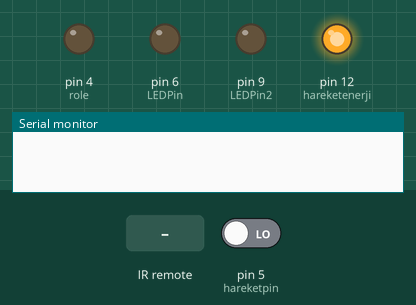
A sketch run on a simulated Arduino Uno, built with avr-gcc and run on an emulated ATmega328P. Shown: output pins drawn as LEDs (lit = HIGH), the last lines printed to the serial monitor. Dashed ring = blinking. Inputs (shaded band) come from the test bench; at power-on: pin 5 (hareketpin) LOW.

Above: at 1.2 s.
1.3 s: pin 5 (hareketpin) driven HIGH
At 1.45 s:
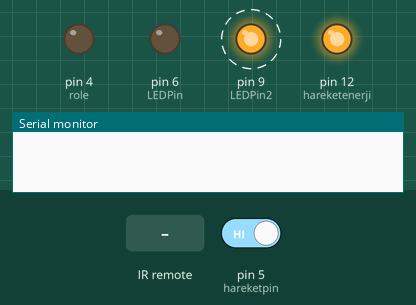
4.3 s: infrared code 0xFF22DD received
At 5.6 s:
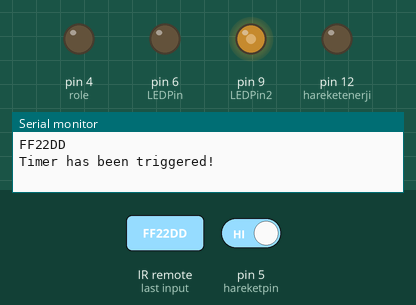
6.6 s: infrared code 0xFFA25D received
At 7.2 s:
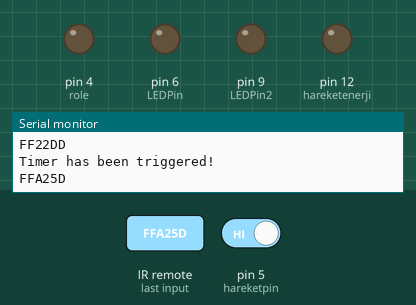
9.6 s: infrared code 0xFF629D received
At 11.14 s:
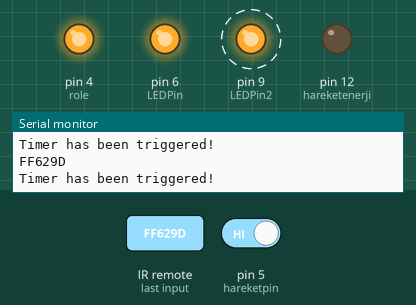
12.6 s: infrared code 0xFFE21D received
At 14.14 s:
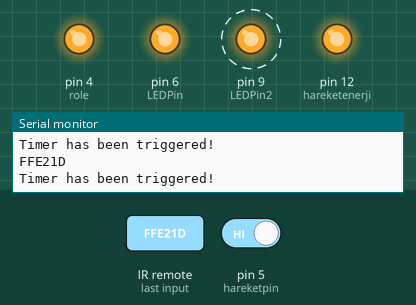
15.6 s: infrared code 0xFFA25D received
At 16.81 s:
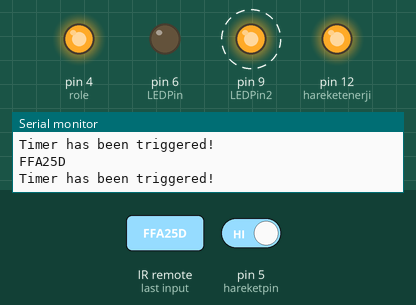
Timing chart, 0 to 19.6 s (numbered marks = the images above; inputs shaded):
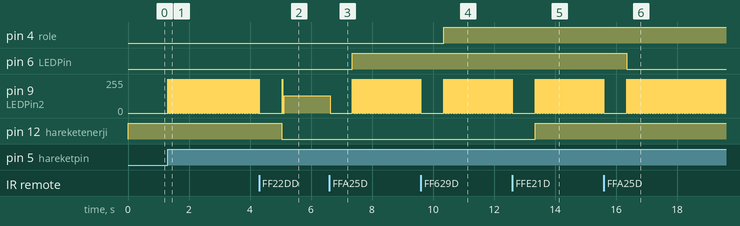

The sketch:

sonuncu.ino
```cpp
#include <IRremote.h>

int RECV_PIN = 3;
int role=4;
int LEDPin=6,LEDPin2=9;
int hareketpin=5;
int buton=10;
int hareketenerji=12;


unsigned long timer1Start = 0;  // start time for timer 1
unsigned long timer2Start = 0;  // start time for timer 2
const long timer1Interval = 500;  // interval at which to trigger timer 1 (in milliseconds)


#define BUTON1 0xFFA25D
#define BUTON2 0xFF629D
#define BUTON3 0xFFE21D
#define BUTON4 0xFF22DD
#define BUTON5 0xFF02FD
#define BUTON6 0xFFC23D
#define BUTON7 0xFFE01F
#define BUTON8 0xFFA857
#define BUTON9 0xFF906F
#define BUTON0 0xFF9867
#define BUTONx 0xFF6897
#define BUTONk 0XFFB04F
#define BUTONu 0xFF18E7
#define BUTONd 0xFF4AB5
#define BUTONr 0xFF5AA5
#define BUTONl 0xFF10EF


IRrecv irrecv(RECV_PIN);
decode_results results;

void setup()
{
  pinMode(hareketenerji,OUTPUT);
  pinMode(buton,INPUT);
  pinMode(LEDPin2,OUTPUT);
  pinMode(hareketpin,INPUT);
  pinMode(role,OUTPUT);
  pinMode(role,OUTPUT);
  pinMode(LEDPin,OUTPUT);
  Serial.begin(9600);
  irrecv.enableIRIn(); // Start the receiver
  digitalWrite(12,HIGH);
}

void loop() {

  unsigned long currentMillis = millis();  // get the current time

  if (irrecv.decode(&results))
  {
    Serial.println(results.value, HEX);
    irrecv.resume();
    delay(740); // Receive the next value

  if (currentMillis - timer1Start >= timer1Interval) {  // if the time interval has elapsed
     timer1Start = currentMillis;   // update the previous time
    Serial.println("Timer has been triggered!");  // print a message to the serial monitor

///////////////////
 if(results.value == BUTON1)
   digitalWrite(6,!digitalRead(6));

///////////////////
 if(results.value == BUTON2)
   digitalWrite(4,!digitalRead(4));

  if(results.value == BUTON3){
   digitalWrite(12,!digitalRead(12));
   digitalWrite(9,LOW);
  }

 if(results.value == BUTON4){


   if(digitalRead(12)==1){
     digitalWrite(12,LOW);
     digitalWrite(9,!digitalRead(9));
   }
   else{
     digitalWrite(9,!digitalRead(9));
   }
  }


}

}

if(digitalRead(5)==HIGH){
   digitalWrite(9,!digitalRead(9));

}

delay(10);
}
```

Measured:
- after the input at 1.3 s, pin 9 (LEDPin2): alternates 255/255 for 0.01 s and 0/255 for 0.01 s, starting at once
- after the input at 4.3 s, pin 12 (hareketenerji): HIGH → LOW after 0.75 s
- after the input at 6.6 s, pin 6 (LEDPin): LOW → HIGH after 0.75 s; pin 9 (LEDPin2): 129/255 → 0/255 at once, then repeats every 0.02 s: 255/255 0.01 s, 0/255 0.01 s
- after the input at 9.6 s, pin 4 (role): LOW → HIGH after 0.75 s
- after the input at 12.6 s, pin 12 (hareketenerji): LOW → HIGH after 0.75 s
- after the input at 15.6 s, pin 6 (LEDPin): HIGH → LOW after 0.75 s
